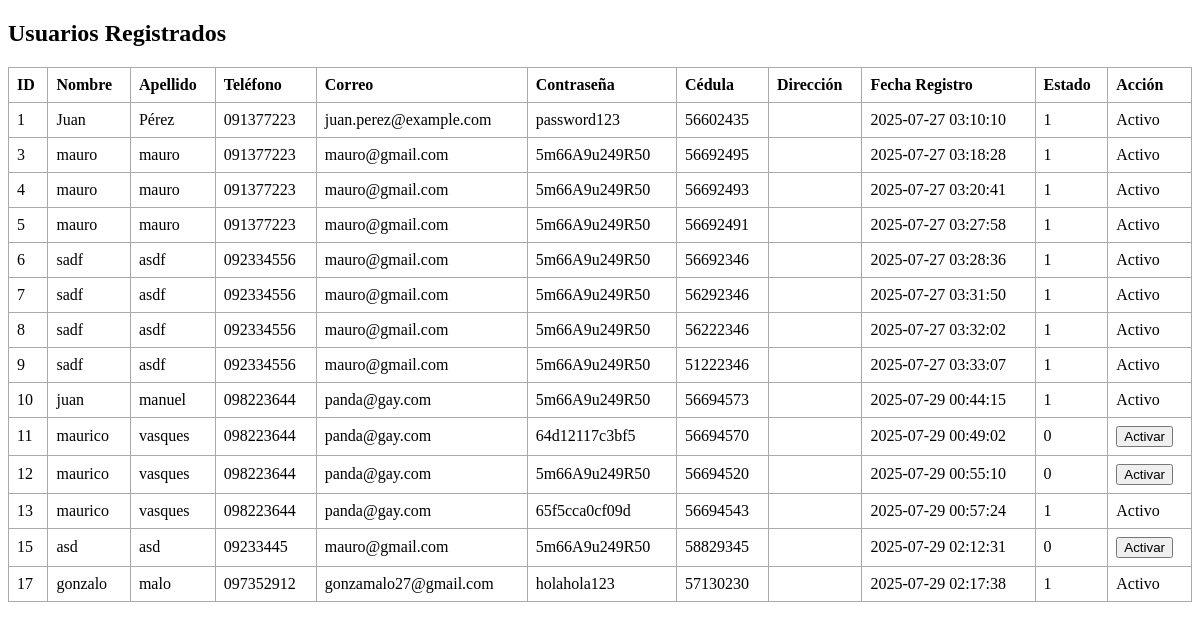
Page /backofice.php on the earlier database version.
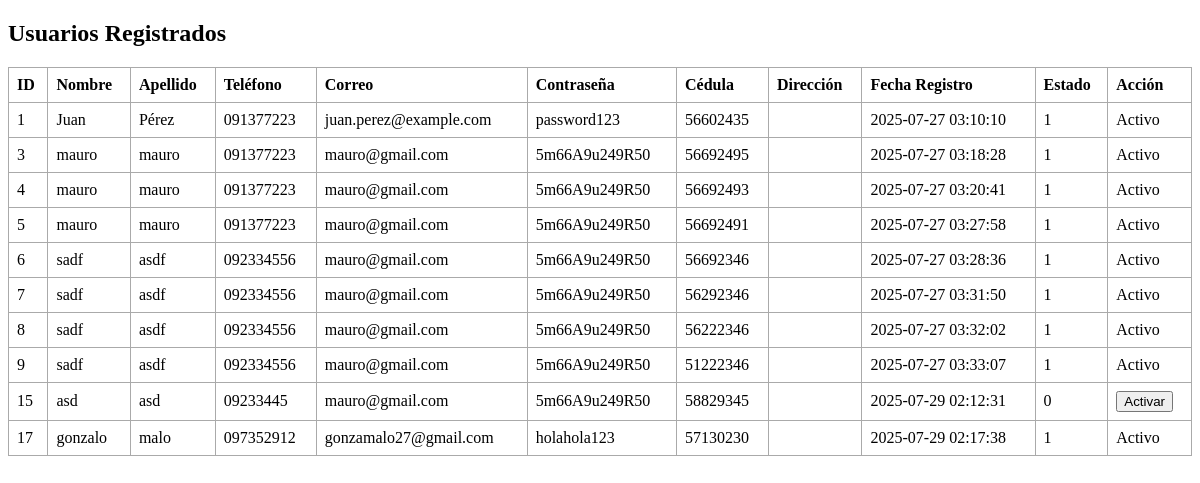
Same page on the later database version.
### tables this page shows
CREATE TABLE `usuario` (
  `nombre` varchar(100) NOT NULL,
  `apellido` varchar(100) DEFAULT NULL,
  `tel` char(9) DEFAULT NULL,
  `correo` varchar(100) DEFAULT NULL,
  `contrasenia` varchar(100) DEFAULT NULL,
  `cedula` char(8) DEFAULT NULL,
  `direccion` varchar(100) DEFAULT NULL,
  `id` int(11) NOT NULL,
  `fecha_registro` timestamp NOT NULL DEFAULT CURRENT_TIMESTAMP,
  `estado` char(1) NOT NULL DEFAULT '0'
);

### backofice.php (the view, shortened to what this page needs)
<?php
$conexion = new mysqli("52.0.219.41", "mauro", "eccbc87e4b5ce2fe28308fd9f2a7baf3", "devuniontest");
$resultado = $conexion->query("SELECT * FROM usuario");
?>
<!DOCTYPE html>
<html lang="es">
<head>
</head>
<body>
<h2>Usuarios Registrados</h2>
<table>
    <tr>
        <th>ID</th>
        <th>Nombre</th>
        <th>Apellido</th>
        <th>Teléfono</th>
        <th>Correo</th>
        <th>Contraseña</th>
        <th>Cédula</th>
        <th>Dirección</th>
        <th>Fecha Registro</th>
        <th>Estado</th>
        <th>Acción</th>
    </tr>
    <?php while ($fila = $resultado->fetch_assoc()): ?>
        <tr>
            <td><?= $fila['id'] ?></td>
            <td><?= htmlspecialchars($fila['nombre']) ?></td>
            <td><?= htmlspecialchars($fila['apellido']) ?></td>
            <td><?= htmlspecialchars($fila['tel']) ?></td>
            <td><?= htmlspecialchars($fila['correo']) ?></td>
            <td><?= htmlspecialchars($fila['contrasenia']) ?></td>
            <td><?= htmlspecialchars($fila['cedula']) ?></td>
            <td><?= htmlspecialchars($fila['direccion']) ?></td>
            <td><?= $fila['fecha_registro'] ?></td>
            <td><?= $fila['estado'] ?></td>
            <td>
                <?php if ($fila['estado'] == 0): ?>
                    <form method="POST" style="margin:0;">
                        <button type="submit" name="cambiar_estado">Activar</button>
                    </form>
                <?php else: ?>
                    Activo
                <?php endif; ?>
            </td>
        </tr>
    <?php endwhile; ?>
</table>
</body>
</html>

### backofice.php (style rules this page uses)
table { border-collapse: collapse; width: 100%; }
th, td { border: 1px solid #aaa; padding: 8px; text-align: left; }

Differences in the rows shown:
removed usuario: id "10", nombre "juan", apellido "manuel", tel "098223644", correo "panda@gay.com", contrasenia "5m66A9u249R50", cedula "56694573", fecha_registro "2025-07-29 00:44:15", estado "1", shows "Activo"
removed usuario: id "11", nombre "maurico", apellido "vasques", tel "098223644", correo "panda@gay.com", contrasenia "64d12117c3bf5", cedula "56694570", fecha_registro "2025-07-29 00:49:02", estado "0"
removed usuario: id "12", nombre "maurico", apellido "vasques", tel "098223644", correo "panda@gay.com", contrasenia "5m66A9u249R50", cedula "56694520", fecha_registro "2025-07-29 00:55:10", estado "0"
removed usuario: id "13", nombre "maurico", apellido "vasques", tel "098223644", correo "panda@gay.com", contrasenia "65f5cca0cf09d", cedula "56694543", fecha_registro "2025-07-29 00:57:24", estado "1", shows "Activo"
